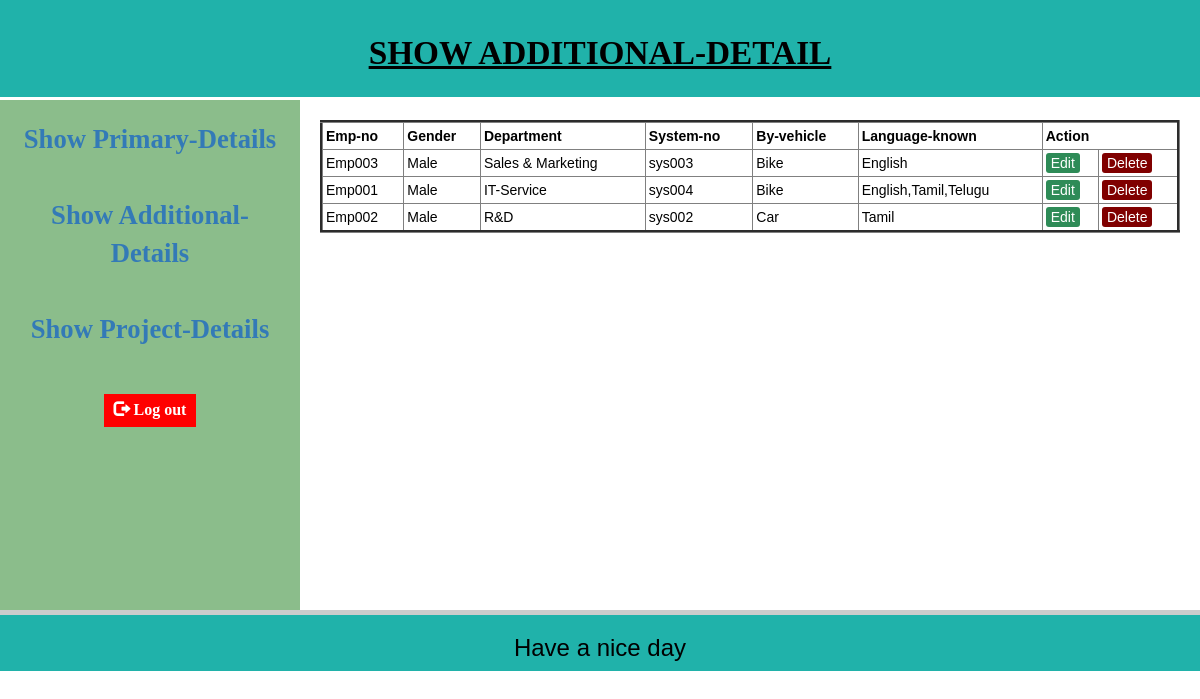
Page /show-workers.php on the committed database.
### tables this page shows
CREATE TABLE `work_table` (
  `ID` int(11) NOT NULL,
  `EMP_NO` varchar(20) NOT NULL,
  `GENDER` varchar(50) NOT NULL,
  `DEPARTMENT` varchar(255) NOT NULL,
  `SYSTEM_NO` varchar(20) NOT NULL,
  `BY_VEHICLE` varchar(50) NOT NULL,
  `LANGUAGE_KNOWN` varchar(256) NOT NULL
);

### show-workers.php (the view, shortened to what this page needs)
<!DOCTYPE html>
<html lang="en-US">
    <head>
        <link rel="stylesheet" href="https://maxcdn.bootstrapcdn.com/bootstrap/3.3.7/css/bootstrap.min.css"
>
    </head>
    <body>
        <header>
            <h1>SHOW ADDITIONAL-DETAIL</h1>
        </header><br><br><br><br><br>
        <section>
            <nav>
                <ul>
                    <li><a href="show-personal.php">Show Primary-Details</a></li><br>
                    <li><a href="show-workers.php">Show Additional-Details</a></li><br>
                    <li><a href="show-project.php">Show Project-Details</a></li><br>
                    <a type='button' class='button' href='admin.php' >
                        <span class="glyphicon glyphicon-log-out"></span> Log out
                    </a>
                </ul>
            </nav>
            <article>
                <div class="content">
                    <?php
                        $servername = "localhost";
                        $username = "root";
                        $password = "root";
                        $dp = "employee";
                        $conn = mysqli_connect($servername, $username, $password, $dp);
                        $sql = "SELECT * FROM work_table";
                        $result = mysqli_query($conn,$sql);
                        echo "<table border=3 style='width:100%' >";
                        echo "<thead align='center'>";
                        echo "<th>Emp-no</th>";
                        echo "<th>Gender</th>";
                        echo "<th>Department</th>";
                        echo "<th>System-no</th>";
                        echo "<th>By-vehicle</th>";
                        echo "<th>Language-known</th>";
                        echo "<th colspan='2'>Action</th>";
                        echo "</thead>";
                        if(mysqli_num_rows($result)>0){
                            while($row=mysqli_fetch_array($result)){
                    ?>
                                <tr>
                                <td><?php echo $row['EMP_NO']; ?></td>
                                <td><?php echo $row['GENDER']; ?></td>
                                <td><?php echo $row['DEPARTMENT']; ?></td>
                                <td><?php echo $row['SYSTEM_NO']; ?></td>
                                <td><?php echo $row['BY_VEHICLE']; ?></td>
                                <td><?php echo $row['LANGUAGE_KNOWN']; ?></td>
                                <td><a href="edit-workers.php?id=<?php echo $row['EMP_NO']; ?>" class='edit_btn'>Edit</a></td>
                                <td><a href="delete-workers.php?id=<?php echo $row['EMP_NO']; ?>" class='del_btn'>Delete</a></td>
                                </tr>
                    <?php
                            }
                        }
                        echo "</table>";
                    ?>
                </div><br><br><br>
            </article>
        </section>
        <footer>
            <br>
            <div class="foot">
                <div class="progress-container">
                </div>
                <h3>Have a nice day</h3>
            </div>
        </footer>
    </body>
</html>

### show-workers.php (style rules this page uses)
body { background: url(https://images.unsplash.com/photo-1473170611423-22489201d919?ixlib=rb-1.2.1&auto=format&fit=crop&w=500&q=60); background-repeat:no-repeat; background-size: cover; color: black; }
h1 { font-family: Calibri; font-size: 25pt; font-style: normal; font-weight: bold; color:black; text-decoration: underline }
* { box-sizing: border-box; }
body { font-family: Arial, Helvetica, sans-serif; }
header { position: fixed; width: 100%; background-color: lightseagreen; padding: 15px; text-align: center; font-size: 35px; }
nav { position: move; float: left; width: 25%; height: 520px; background: rgb(139, 189, 139); text-align: center; font-family: Calibri; font-size: 20pt; font-style: normal; font-weight: bold; padding: 20px; color: blue }
nav ul { list-style-type: none; padding: 0; }
article { float: left; padding: 20px; width: 75%; height: 300px; }
section:after { content: ""; display: table; clear: both; }
.edit_btn { text-decoration: none; padding: 2px 5px; background: #2E8B57; color: white; border-radius: 3px; }
.del_btn { text-decoration: none; padding: 2px 5px; color: white; border-radius: 3px; background: #800000; }
th, td { padding: 3px; }
.foot { position: fixed; top: 610px; z-index: 1; width: 100%; background-color: lightseagreen; text-align: Center; }
.foot h3 { text-align: Center; }
.progress-container { width: 100%; height: 5px; background: #ccc; }
.content { padding: 0px 0; margin: 0px auto 0 auto; width: 100%; }
.button { background-color: red; border: 1; padding:5px 10px; text-align: center; text-decoration: none; display: inline-block; font-size: 16px; margin: 4px 2px; cursor: pointer; color: white }

### rows in the picture
work_table: EMP_NO "Emp003", GENDER "Male", DEPARTMENT "Sales & Marketing", SYSTEM_NO "sys003", BY_VEHICLE "Bike", LANGUAGE_KNOWN "English"
work_table: EMP_NO "Emp001", GENDER "Male", DEPARTMENT "IT-Service", SYSTEM_NO "sys004", BY_VEHICLE "Bike", LANGUAGE_KNOWN "English,Tamil,Telugu"
work_table: EMP_NO "Emp002", GENDER "Male", DEPARTMENT "R&D", SYSTEM_NO "sys002", BY_VEHICLE "Car", LANGUAGE_KNOWN "Tamil"
